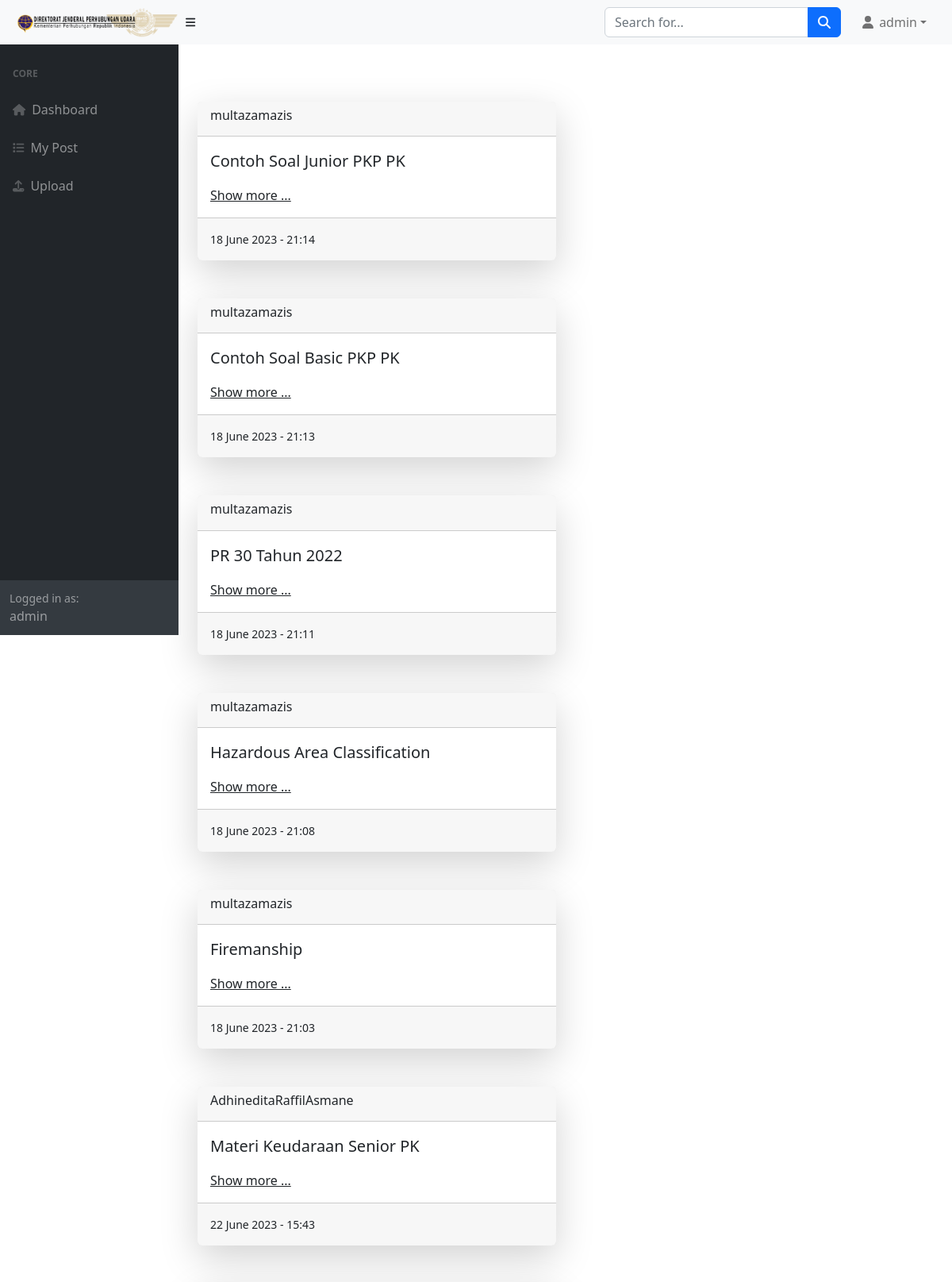
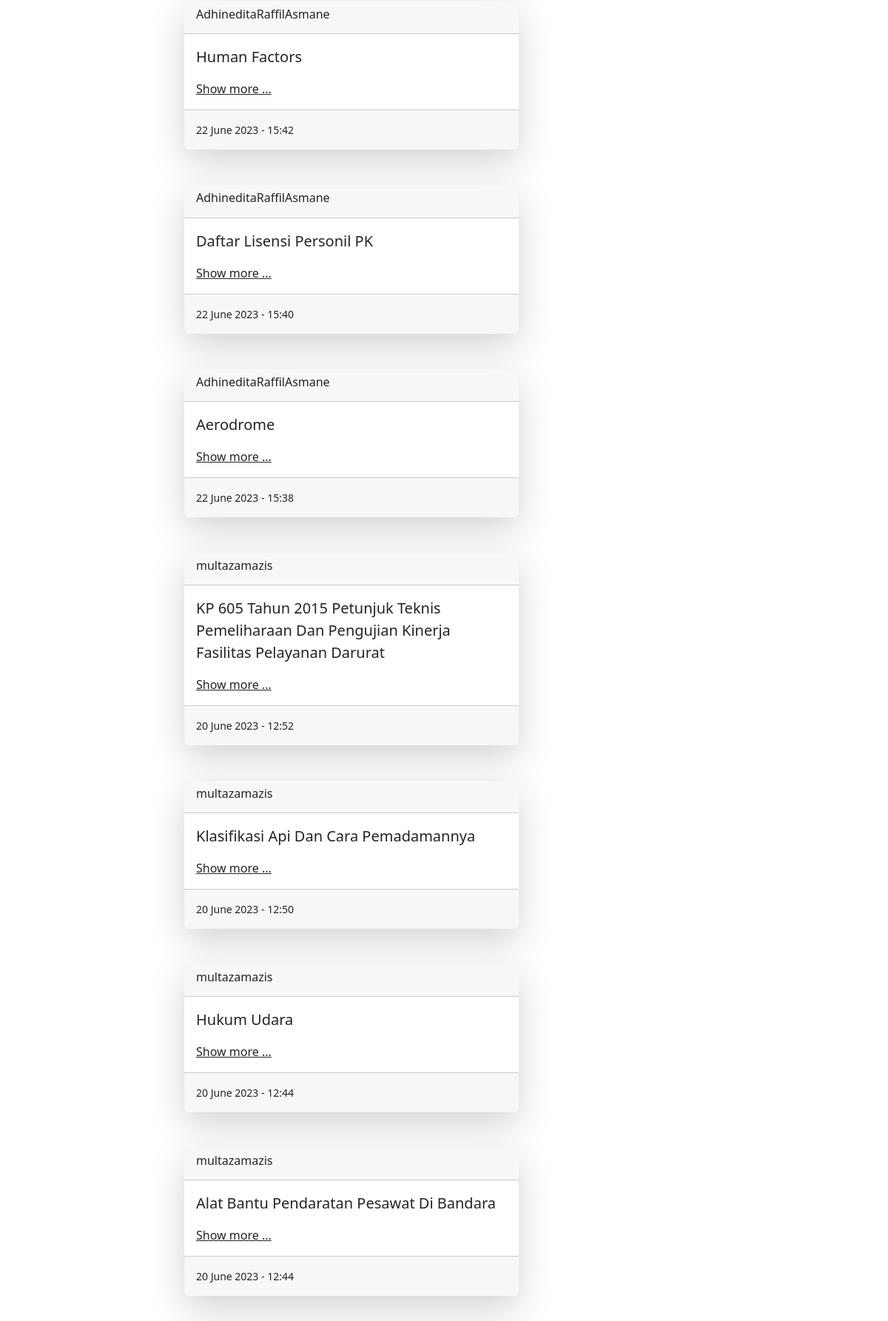
The app's page / (signed in, upper part) with its own data (2 pictures, top to bottom).
### libraries/models.py (models this page shows, shortened)
class Materi(models.Model):
    user = models.ForeignKey(User, on_delete=models.CASCADE)
    judul = models.CharField(max_length=255)
    nama_file = models.CharField(max_length=1000)
    tanggal = models.DateField(auto_now_add=True)
    waktu = models.TimeField(auto_now_add=True)

### libraries/views.py (the view)
# urls.py: path("", views.index, name="index"),
@login_required
def index(request):
    if request.method == "GET":
        posts = Materi.objects.all().order_by("-tanggal").order_by("-waktu")
        search = request.GET.get("search")
        if search != None:
            posts = Materi.objects.filter(judul__icontains=search)
        context = {"posts": posts}
        return render(request, "libraries/index.html", context=context)
    return render(request, "libraries/index.html", context=context)

### libraries/templates/libraries/index.html (shortened to what this page needs)
{% extends 'base.html' %}
{% block body %}
<div id="layoutSidenav_content">
    <main>
        <div class="container-fluid px-4 py-4">
            {% for p in posts %}
                {% if p.user == request.user %}
                <div class="row">
                    <div class="col-lg-6"></div>
                    <div class="col-lg-6 justify-content-right">
                        <div class="card card-bg-blue shadow-lg border-0 rounded-lg mt-5">
                            <div class="card-header"><h6 class="">{{ p.user.username }}</h6></div>
                            <div class="card-body">
                                <p class="blockquote">{{ p.judul }}</p>
                                <a href="{% url 'detail' p.id %}" class="text-dark">Show more ...</a>
                            </div>
                            <div class="card-footer text-right py-3">
                                <div class="small">{{ p.tanggal|date:"j F Y" }} - {{ p.waktu|time:"H:i" }}</div>
                            </div>
                        </div>
                    </div>
                </div>
                {% else %}
                <div class="row">
                    <div class="col-lg-6 justify-content-right">
                        <div class="card shadow-lg border-0 rounded-lg mt-5">
                            <div class="card-header"><h6 class="">{{ p.user.username }}</h6></div>
                            <div class="card-body">
                                <p class="blockquote">{{ p.judul }}</p>
                                <a href="{% url 'detail' p.id %}" class="text-dark">Show more ...</a>
                            </div>
                            <div class="card-footer text-right py-3">
                                <div class="small">{{ p.tanggal|date:"j F Y" }} - {{ p.waktu|time:"H:i" }}</div>
                            </div>
                        </div>
                    </div>
                    <div class="col-lg-6"></div>
                </div>
                {% endif %}
            {% endfor %}
        </div>
    </main>
</div>
{% endblock body %}

### templates/partials/navbar.html (shortened to what this page needs)
{% load static %}
<nav class="sb-topnav navbar navbar-expand navbar-light bg-light">
    <img src="{% static 'img/logo.png' %}" alt="" srcset="" class='navbar-brand ps-3'>
    <button class="btn btn-link btn-sm order-1 order-lg-0 me-4 me-lg-0" id="sidebarToggle" href="#!"><i
            class="fas fa-bars"></i></button>
    <form class="d-none d-md-inline-block form-inline ms-auto me-0 me-md-3 my-2 my-md-0" method="GET">
        <div class="input-group">
            <input class="form-control" id="search" name="search" type="text" placeholder="Search for..." aria-label="Search for..." aria-describedby="btnNavbarSearch" />
            <button class="btn btn-primary" id="btnNavbarSearch" type="submit"><i class="fas fa-search"></i></button>
        </div>
    </form>
    <ul class="navbar-nav ms-auto ms-md-0 me-3 me-lg-4">
        <li class="nav-item dropdown">
            <a class="nav-link dropdown-toggle" id="navbarDropdown" href="#" role="button" data-bs-toggle="dropdown"
                aria-expanded="false"><i class="fas fa-user fa-fw"></i> {{request.user.username}}</a>
        </li>
    </ul>
</nav>

### templates/partials/sidebar.html (shortened to what this page needs)
<nav class="sb-sidenav accordion sb-sidenav-dark" id="sidenavAccordion">
    <div class="sb-sidenav-menu">
        <div class="nav">
            <div class="sb-sidenav-menu-heading">Core</div>
            <a class="nav-link" href="{% url 'index' %}">
                <div class="sb-nav-link-icon"><i class="fa-solid fa-house"></i></div>
                Dashboard
            </a>
            <a class="nav-link" href="{% url 'my_post' %}">
                <div class="sb-nav-link-icon"><i class="fa-solid fa-list"></i></div>
                My Post
            </a>
            <a class="nav-link" href="{% url 'upload' %}">
                <div class="sb-nav-link-icon"><i class="fa-solid fa-upload"></i></div>
                Upload
            </a>
        </div>
    </div>
    <div class="sb-sidenav-footer">
        <div class="small">Logged in as:</div>
        {{ request.user }}
    </div>
</nav>

### records on screen
Materi: user.username "multazamazis", judul "Contoh Soal Junior PKP PK", tanggal "18 June 2023", waktu "21:14"
Materi: user.username "multazamazis", judul "Contoh Soal Basic PKP PK", tanggal "18 June 2023", waktu "21:13"
Materi: user.username "multazamazis", judul "PR 30 Tahun 2022", tanggal "18 June 2023", waktu "21:11"
Materi: user.username "multazamazis", judul "Hazardous Area Classification", tanggal "18 June 2023", waktu "21:08"
Materi: user.username "multazamazis", judul "Firemanship", tanggal "18 June 2023", waktu "21:03"
Materi: user.username "AdhineditaRaffilAsmane", judul "Materi Keudaraan Senior PK", tanggal "22 June 2023", waktu "15:43"
Materi: user.username "AdhineditaRaffilAsmane", judul "Human Factors", tanggal "22 June 2023", waktu "15:42"
Materi: user.username "AdhineditaRaffilAsmane", judul "Daftar Lisensi Personil PK", tanggal "22 June 2023", waktu "15:40"
Materi: user.username "AdhineditaRaffilAsmane", judul "Aerodrome", tanggal "22 June 2023", waktu "15:38"
Materi: user.username "multazamazis", judul "KP 605 Tahun 2015 Petunjuk Teknis Pemeliharaan Dan Pengujian Kinerja Fasilitas Pelayanan Darurat", tanggal "20 June 2023", waktu "12:52"
Materi: user.username "multazamazis", judul "Klasifikasi Api Dan Cara Pemadamannya", tanggal "20 June 2023", waktu "12:50"
Materi: user.username "multazamazis", judul "Hukum Udara", tanggal "20 June 2023", waktu "12:44"
Materi: user.username "multazamazis", judul "Alat Bantu Pendaratan Pesawat Di Bandara", tanggal "20 June 2023", waktu "12:44"

### other values on screen
{{ request.user.username }} "admin"
{{ request.user }} "admin"
